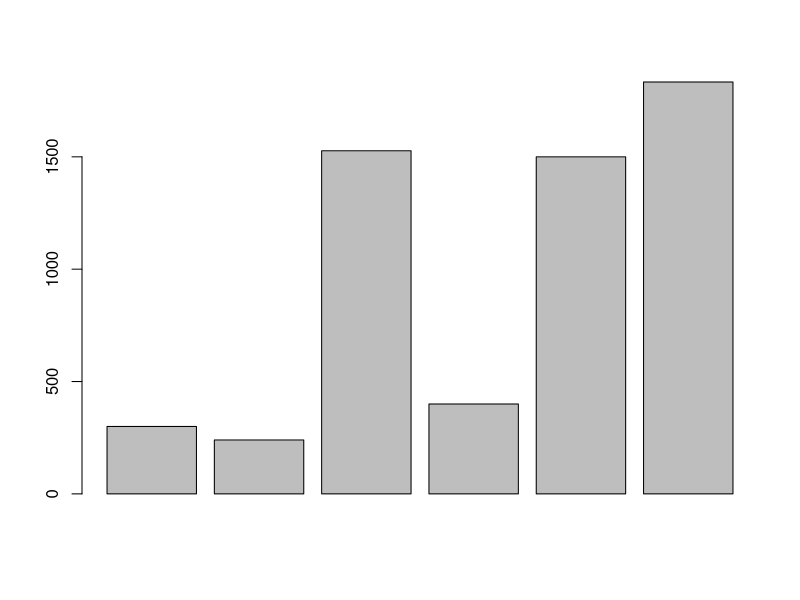
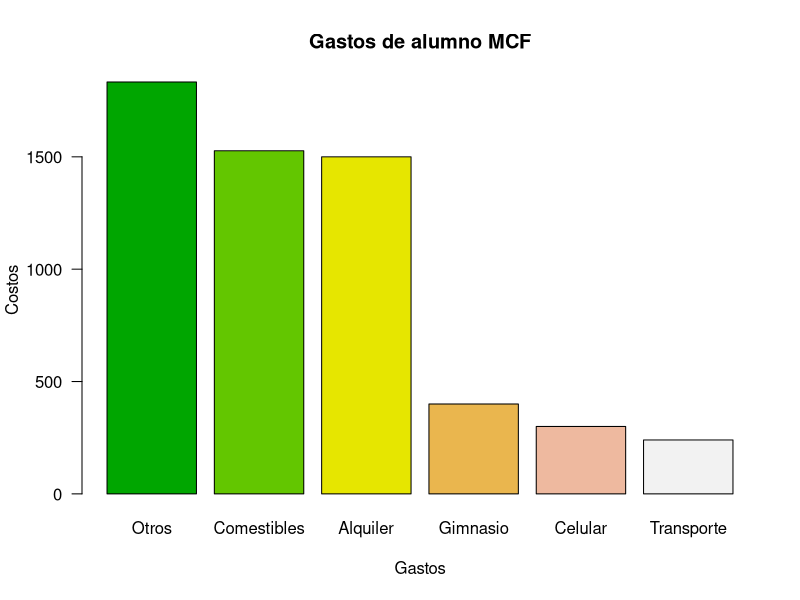

Generate these figures, in order, with R:
# LABORATORIO 1: Empezar con R y RStudio
# Materia: Analisis Estadisticos

# Alumno: Jairo Alberto Leal Gómez 
# Matricula: 1723093

# PARTE 1 R y RStuido

# Primer contacto con la consola de R

# Situación: considere las facturas mensuales de un estudiantes universitaria de la MCF: telefono celular $300, transporte $240, comestibles $1527, gimnasio $400, alquiler $1500, otros $1833. Calcule los gastos totales del estudiante.

# Gastos totales

300 + 240 + 1527 + 400 + 1500 + 1833

# Crear un objeto llamado "celular" para los gastos de facturacion de telefonia celular, despues inspeccciona el objeto creado.

celular <- 300
celular

# Crear un objeto para cada gasto del alumno

transporte <- 240
transporte

comestibles <- 1527
comestibles

gimnasio <- 400
gimnasio

alquiler <- 1500
alquiler

otros <- 1833
otros

# Ahora que tiene todas las variables, cree un objeto total con la suma de los gastos

gastos_totales <- celular + transporte + comestibles + gimnasio + alquiler + otros
gastos_totales

# Suponiendo que la estudiante tiene los mismos gastos todos los meses, ¿cuanto gastaria durante un semestre escolar? (suponga que el semestre implica cinco meses)

gastos_semestre <- (gastos_totales*5)
gastos_semestre

# ¿Cuanto gastaria el estudiante durante un año escolar? (suponga que el año academico es de 10 meses)

gastos_año_escolar <- (gastos_semestre*2)
gastos_año_escolar

# Autoevaluacion: Toma los objetos creados de la estudiantes (i.e variables)transporte,comestibles,gimnasio,alquileryotrosy escribamos dentro de la función de combinación c() para crear un vectorllamadogastos:

gastos <- c(celular, transporte, comestibles, gimnasio, alquiler, otros)
gastos

gastos_variables <- c('Otros', 'Comestibles', 'Alquiler', 'Gimnasio', 'Celular', 'Transporte')

barplot(gastos)

sort(gastos, decreasing = TRUE)

barplot(sort(gastos, decreasing = TRUE), names.arg = gastos_variables,
        xlab = "Gastos", ylab = "Costos", col = terrain.colors(6), main = "Gastos de alumno MCF", las = 1)
        
# PARTE 2

# Identifique el tipo de variable (cualitativa o cuantitativa) para la lista de preguntas de una encuestaaplicada a estudiantes universitarios en una clase de estadística:

# Nombre de estudiante <- cualitativa
# Fecha de nacimiento (p. Ej., 21/10/1995). <- cuantitativa
# Edad (en años). <- cuantitativa
# Dirección de casa (por ejemplo, 1234 Ave. Alamo). <- cualitativa
# Número de teléfono (por ejemplo, 510-123-4567). <- cualitativa
# Área principal de estudio. <- cuantitativa 
# Grado de año universitario: primer año, segundo año, tercer año, último año. <- cuantitativa
# Puntaje en la prueba de mitad de período (basado en 100 puntos posibles). <- cuantitativa
# Calificación general: A, B, C, D, F. <- cuantitativa
# Tiempo (en minutos) para completar la prueba final de MCF 2023. <- cuantitativa
# Numero de hermanos. <- cuantitativa


# Problema 2

# Elija un objeto (cualquier objeto, por ejemplo, animales, plantas, países, instituciones, etc.) y ob-tenga una lista de 14 variables: 7 cuantitativas y 7 categóricas.

# Institucion: CONAFOR

# Variables cuantitativas: 1) Número de Gerencias Nacionales, 2) Número de Promotorias estatales en México, 3) Número de Promotorias locales en México, 4) Empleados trabajando oficinas centrales, 5) Vehiculos oficiales operando, 6) Brigadas Oficiales contra Incendios, 7) Apoyos otorgados en 2022
# Variables cualitativas: 1) Grado de satistaccion laboral a nivel nacional, 2) Nivel academico de los empleados en oficinas centrales, 3) Puestos de trabajo, 4) Carreras profesionitas solicitadas para trabajar, 5) Marcas de Vehiculos Oficiales Operando, 6) Areas del sector forestal para solicitar apoyos, 7) Calidad de atencion publica en las Promotorias locales y estatales


# Problema 3:

# Considere una variable con valores numéricos que describen formas electrónicas de expresar opinio-nes personales: 1 = Twitter; 2 = correo electrónico; 3 = mensaje de texto; 4 = Facebook; 5 = blog.¿Es esta una variable cuantitativa o cualitativa? Explique.

# Es una variable cuantitativa, ya que enumera la cantidad de redes sociales que existen para expresar opiniones


# Problema 4:

# Para cada pregunta de investigación, (1) identifique a los individuos de interés (el grupo o grupos quese están estudiando), (2) identifique la (s) variable (s) (la característica sobre la que recopilaríamosdatos) y (3) determine si cada variable es categórico o cuantitativo.

# 1. ¿Cuál es la cantidad promedio de horas que los estudiantes de universidades públicas trabajan cada semana?

## 1) Estudiantes 2) Promedio de horas que trabajan 3) cuantitativo

# 2. ¿Qué proporción de todos los estudiantes universitarios de México están inscritos en una universidad pública?

## 1) Estudiantes inscrtios en una universidad publica, 2) Numero o proporcion de estudiantes, 3) cuantitativo

# 3. En los universidades públicas, ¿las estudiantes femeninas tienen un promedio de CENEVAL más alto que los estudiantes varones?

## 1) Estudiantes ambos sexos 2) Promedio de ceneval, 3) Categorica

# 4. ¿Es más probable que los atletas universitarios reciban asesoramiento académico que los atletas no universitarios?

## 1) Atletas, 2) Asesoramiento academico, 3) Categorico

# 5. Si reuniéramos datos para responder a las preguntas de la investigación anterior, ¿qué datos podrían analizarse mediante un histograma? ¿Cómo lo sabes?.

## En el eje x seria atletas con y sin asesoramiento academico, y en el eje de la y seria la cantidad de atletas.

